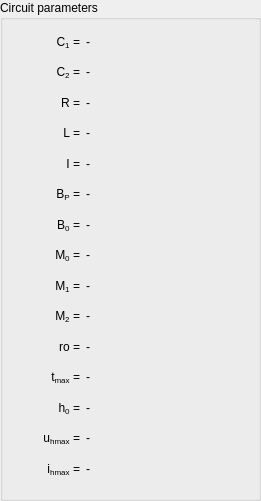
  <widget class="QGroupBox" name="groupBox">
   <property name="geometry">
    <rect>
     <x>10</x>
     <y>40</y>
     <width>261</width>
     <height>501</height>
    </rect>
   </property>
   <property name="title">
    <string>Circuit parameters</string>
   </property>
   <widget class="QWidget" name="horizontalLayoutWidget_2">
    <property name="geometry">
     <rect>
      <x>20</x>
      <y>30</y>
      <width>221</width>
      <height>451</height>
     </rect>
    </property>
    <layout class="QHBoxLayout" name="horizontalLayout_21">
     <item>
      <layout class="QVBoxLayout" name="verticalLayout_9">
       <item>
        <layout class="QHBoxLayout" name="horizontalLayout_37">
         <item>
          <widget class="QLabel" name="label_35">
           <property name="maximumSize">
            <size>
             <width>60</width>
             <height>16777215</height>
            </size>
           </property>
           <property name="text">
            <string>&lt;html&gt;&lt;head/&gt;&lt;body&gt;&lt;p align=&quot;right&quot;&gt;C&lt;span style=&quot; vertical-align:sub;&quot;&gt;1&lt;/span&gt; =&lt;/p&gt;&lt;/body&gt;&lt;/html&gt;</string>
           </property>
          </widget>
         </item>
         <item>
          <widget class="QLabel" name="value_c1">
           <property name="text">
            <string>&lt;html&gt;&lt;head/&gt;&lt;body&gt;&lt;p&gt;-&lt;/p&gt;&lt;/body&gt;&lt;/html&gt;</string>
           </property>
          </widget>
         </item>
        </layout>
       </item>
       <item>
        <layout class="QHBoxLayout" name="horizontalLayout_38">
         <item>
          <widget class="QLabel" name="label_36">
           <property name="maximumSize">
            <size>
             <width>60</width>
             <height>16777215</height>
            </size>
           </property>
           <property name="text">
            <string>&lt;html&gt;&lt;head/&gt;&lt;body&gt;&lt;p align=&quot;right&quot;&gt;C&lt;span style=&quot; vertical-align:sub;&quot;&gt;2&lt;/span&gt; =&lt;/p&gt;&lt;/body&gt;&lt;/html&gt;</string>
           </property>
          </widget>
         </item>
         <item>
          <widget class="QLabel" name="value_c2">
           <property name="text">
            <string>&lt;html&gt;&lt;head/&gt;&lt;body&gt;&lt;p&gt;-&lt;/p&gt;&lt;/body&gt;&lt;/html&gt;</string>
           </property>
          </widget>
         </item>
        </layout>
       </item>
       <item>
        <layout class="QHBoxLayout" name="horizontalLayout_39">
         <item>
          <widget class="QLabel" name="label_37">
           <property name="maximumSize">
            <size>
             <width>60</width>
             <height>16777215</height>
            </size>
           </property>
           <property name="text">
            <string>&lt;html&gt;&lt;head/&gt;&lt;body&gt;&lt;p align=&quot;right&quot;&gt;R =&lt;/p&gt;&lt;/body&gt;&lt;/html&gt;</string>
           </property>
          </widget>
         </item>
         <item>
          <widget class="QLabel" name="value_r">
           <property name="text">
            <string>&lt;html&gt;&lt;head/&gt;&lt;body&gt;&lt;p&gt;-&lt;/p&gt;&lt;/body&gt;&lt;/html&gt;</string>
           </property>
          </widget>
         </item>
        </layout>
       </item>
       <item>
        <layout class="QHBoxLayout" name="horizontalLayout_40">
         <item>
          <widget class="QLabel" name="label_38">
           <property name="maximumSize">
            <size>
             <width>60</width>
             <height>16777215</height>
            </size>
           </property>
           <property name="text">
            <string>&lt;html&gt;&lt;head/&gt;&lt;body&gt;&lt;p align=&quot;right&quot;&gt;L =&lt;/p&gt;&lt;/body&gt;&lt;/html&gt;</string>
           </property>
          </widget>
         </item>
         <item>
          <widget class="QLabel" name="value_l">
           <property name="text">
            <string>&lt;html&gt;&lt;head/&gt;&lt;body&gt;&lt;p&gt;-&lt;/p&gt;&lt;/body&gt;&lt;/html&gt;</string>
           </property>
          </widget>
         </item>
        </layout>
       </item>
       <item>
        <layout class="QHBoxLayout" name="horizontalLayout_41">
         <item>
          <widget class="QLabel" name="label_39">
           <property name="maximumSize">
            <size>
             <width>60</width>
             <height>16777215</height>
            </size>
           </property>
           <property name="text">
            <string>&lt;html&gt;&lt;head/&gt;&lt;body&gt;&lt;p align=&quot;right&quot;&gt;I =&lt;/p&gt;&lt;/body&gt;&lt;/html&gt;</string>
           </property>
          </widget>
         </item>
         <item>
          <widget class="QLabel" name="value_i">
           <property name="text">
            <string>&lt;html&gt;&lt;head/&gt;&lt;body&gt;&lt;p&gt;-&lt;/p&gt;&lt;/body&gt;&lt;/html&gt;</string>
           </property>
          </widget>
         </item>
        </layout>
       </item>
       <item>
        <layout class="QHBoxLayout" name="horizontalLayout_42">
         <item>
          <widget class="QLabel" name="label_40">
           <property name="maximumSize">
            <size>
             <width>60</width>
             <height>16777215</height>
            </size>
           </property>
           <property name="text">
            <string>&lt;html&gt;&lt;head/&gt;&lt;body&gt;&lt;p align=&quot;right&quot;&gt;B&lt;span style=&quot; vertical-align:sub;&quot;&gt;P&lt;/span&gt; =&lt;/p&gt;&lt;/body&gt;&lt;/html&gt;</string>
           </property>
          </widget>
         </item>
         <item>
          <widget class="QLabel" name="value_bp">
           <property name="text">
            <string>&lt;html&gt;&lt;head/&gt;&lt;body&gt;&lt;p&gt;-&lt;/p&gt;&lt;/body&gt;&lt;/html&gt;</string>
           </property>
          </widget>
         </item>
        </layout>
       </item>
       <item>
        <layout class="QHBoxLayout" name="horizontalLayout_43">
         <item>
          <widget class="QLabel" name="label_41">
           <property name="maximumSize">
            <size>
             <width>60</width>
             <height>16777215</height>
            </size>
           </property>
           <property name="text">
            <string>&lt;html&gt;&lt;head/&gt;&lt;body&gt;&lt;p align=&quot;right&quot;&gt;B&lt;span style=&quot; vertical-align:sub;&quot;&gt;0&lt;/span&gt; =&lt;/p&gt;&lt;/body&gt;&lt;/html&gt;</string>
           </property>
          </widget>
         </item>
         <item>
          <widget class="QLabel" name="value_b0">
           <property name="text">
            <string>&lt;html&gt;&lt;head/&gt;&lt;body&gt;&lt;p&gt;-&lt;/p&gt;&lt;/body&gt;&lt;/html&gt;</string>
           </property>
          </widget>
         </item>
        </layout>
       </item>
       <item>
        <layout class="QHBoxLayout" name="horizontalLayout_44">
         <item>
          <widget class="QLabel" name="label_42">
           <property name="maximumSize">
            <size>
             <width>60</width>
             <height>16777215</height>
            </size>
           </property>
           <property name="text">
            <string>&lt;html&gt;&lt;head/&gt;&lt;body&gt;&lt;p align=&quot;right&quot;&gt;M&lt;span style=&quot; vertical-align:sub;&quot;&gt;0&lt;/span&gt; =&lt;/p&gt;&lt;/body&gt;&lt;/html&gt;</string>
           </property>
          </widget>
         </item>
         <item>
          <widget class="QLabel" name="value_m0">
           <property name="text">
            <string>&lt;html&gt;&lt;head/&gt;&lt;body&gt;&lt;p&gt;-&lt;/p&gt;&lt;/body&gt;&lt;/html&gt;</string>
           </property>
          </widget>
         </item>
        </layout>
       </item>
       <item>
        <layout class="QHBoxLayout" name="horizontalLayout_45">
         <item>
          <widget class="QLabel" name="label_43">
           <property name="maximumSize">
            <size>
             <width>60</width>
             <height>16777215</height>
            </size>
           </property>
           <property name="text">
            <string>&lt;html&gt;&lt;head/&gt;&lt;body&gt;&lt;p align=&quot;right&quot;&gt;M&lt;span style=&quot; vertical-align:sub;&quot;&gt;1&lt;/span&gt; =&lt;/p&gt;&lt;/body&gt;&lt;/html&gt;</string>
           </property>
          </widget>
         </item>
         <item>
          <widget class="QLabel" name="value_m1">
           <property name="text">
            <string>&lt;html&gt;&lt;head/&gt;&lt;body&gt;&lt;p&gt;-&lt;/p&gt;&lt;/body&gt;&lt;/html&gt;</string>
           </property>
          </widget>
         </item>
        </layout>
       </item>
       <item>
        <layout class="QHBoxLayout" name="horizontalLayout_46">
         <item>
          <widget class="QLabel" name="label_44">
           <property name="maximumSize">
            <size>
             <width>60</width>
             <height>16777215</height>
            </size>
           </property>
           <property name="text">
            <string>&lt;html&gt;&lt;head/&gt;&lt;body&gt;&lt;p align=&quot;right&quot;&gt;M&lt;span style=&quot; vertical-align:sub;&quot;&gt;2&lt;/span&gt; =&lt;/p&gt;&lt;/body&gt;&lt;/html&gt;</string>
           </property>
          </widget>
         </item>
         <item>
          <widget class="QLabel" name="value_m2">
           <property name="text">
            <string>&lt;html&gt;&lt;head/&gt;&lt;body&gt;&lt;p&gt;-&lt;/p&gt;&lt;/body&gt;&lt;/html&gt;</string>
           </property>
          </widget>
         </item>
        </layout>
       </item>
       <item>
        <layout class="QHBoxLayout" name="horizontalLayout_49">
         <item>
          <widget class="QLabel" name="label_47">
           <property name="maximumSize">
            <size>
             <width>60</width>
             <height>16777215</height>
            </size>
           </property>
           <property name="text">
            <string>&lt;html&gt;&lt;head/&gt;&lt;body&gt;&lt;p align=&quot;right&quot;&gt;ro =&lt;/p&gt;&lt;/body&gt;&lt;/html&gt;</string>
           </property>
          </widget>
         </item>
         <item>
          <widget class="QLabel" name="value_ro">
           <property name="text">
            <string>&lt;html&gt;&lt;head/&gt;&lt;body&gt;&lt;p&gt;-&lt;/p&gt;&lt;/body&gt;&lt;/html&gt;</string>
           </property>
          </widget>
         </item>
        </layout>
       </item>
       <item>
        <layout class="QHBoxLayout" name="horizontalLayout_48">
         <item>
          <widget class="QLabel" name="label_46">
           <property name="maximumSize">
            <size>
             <width>60</width>
             <height>16777215</height>
            </size>
           </property>
           <property name="text">
            <string>&lt;html&gt;&lt;head/&gt;&lt;body&gt;&lt;p align=&quot;right&quot;&gt;t&lt;span style=&quot; vertical-align:sub;&quot;&gt;max&lt;/span&gt; =&lt;/p&gt;&lt;/body&gt;&lt;/html&gt;</string>
           </property>
          </widget>
         </item>
         <item>
          <widget class="QLabel" name="value_tmax">
           <property name="text">
            <string>&lt;html&gt;&lt;head/&gt;&lt;body&gt;&lt;p&gt;-&lt;/p&gt;&lt;/body&gt;&lt;/html&gt;</string>
           </property>
          </widget>
         </item>
        </layout>
       </item>
       <item>
        <layout class="QHBoxLayout" name="horizontalLayout_47">
         <item>
          <widget class="QLabel" name="label_45">
           <property name="maximumSize">
            <size>
             <width>60</width>
             <height>16777215</height>
            </size>
           </property>
           <property name="text">
            <string>&lt;html&gt;&lt;head/&gt;&lt;body&gt;&lt;p align=&quot;right&quot;&gt;h&lt;span style=&quot; vertical-align:sub;&quot;&gt;0&lt;/span&gt; =&lt;/p&gt;&lt;/body&gt;&lt;/html&gt;</string>
           </property>
          </widget>
         </item>
         <item>
          <widget class="QLabel" name="value_h0">
           <property name="text">
            <string>&lt;html&gt;&lt;head/&gt;&lt;body&gt;&lt;p&gt;-&lt;/p&gt;&lt;/body&gt;&lt;/html&gt;</string>
           </property>
          </widget>
         </item>
        </layout>
       </item>
       <item>
        <layout class="QHBoxLayout" name="horizontalLayout_50">
         <item>
          <widget class="QLabel" name="label_48">
           <property name="maximumSize">
            <size>
             <width>60</width>
             <height>16777215</height>
            </size>
           </property>
           <property name="text">
            <string>&lt;html&gt;&lt;head/&gt;&lt;body&gt;&lt;p align=&quot;right&quot;&gt;u&lt;span style=&quot; vertical-align:sub;&quot;&gt;hmax&lt;/span&gt; =&lt;/p&gt;&lt;/body&gt;&lt;/html&gt;</string>
           </property>
          </widget>
         </item>
         <item>
          <widget class="QLabel" name="value_uhmax">
           <property name="text">
            <string>&lt;html&gt;&lt;head/&gt;&lt;body&gt;&lt;p&gt;-&lt;/p&gt;&lt;/body&gt;&lt;/html&gt;</string>
           </property>
          </widget>
         </item>
        </layout>
       </item>
       <item>
        <layout class="QHBoxLayout" name="horizontalLayout_51">
         <item>
          <widget class="QLabel" name="label_49">
           <property name="maximumSize">
            <size>
             <width>60</width>
             <height>16777215</height>
            </size>
           </property>
           <property name="text">
            <string>&lt;html&gt;&lt;head/&gt;&lt;body&gt;&lt;p align=&quot;right&quot;&gt;i&lt;span style=&quot; vertical-align:sub;&quot;&gt;hmax&lt;/span&gt; =&lt;/p&gt;&lt;/body&gt;&lt;/html&gt;</string>
           </property>
          </widget>
         </item>
         <item>
          <widget class="QLabel" name="value_ihmax">
           <property name="text">
            <string>&lt;html&gt;&lt;head/&gt;&lt;body&gt;&lt;p&gt;-&lt;/p&gt;&lt;/body&gt;&lt;/html&gt;</string>
           </property>
          </widget>
         </item>
        </layout>
       </item>
      </layout>
     </item>
    </layout>
   </widget>
  </widget>
